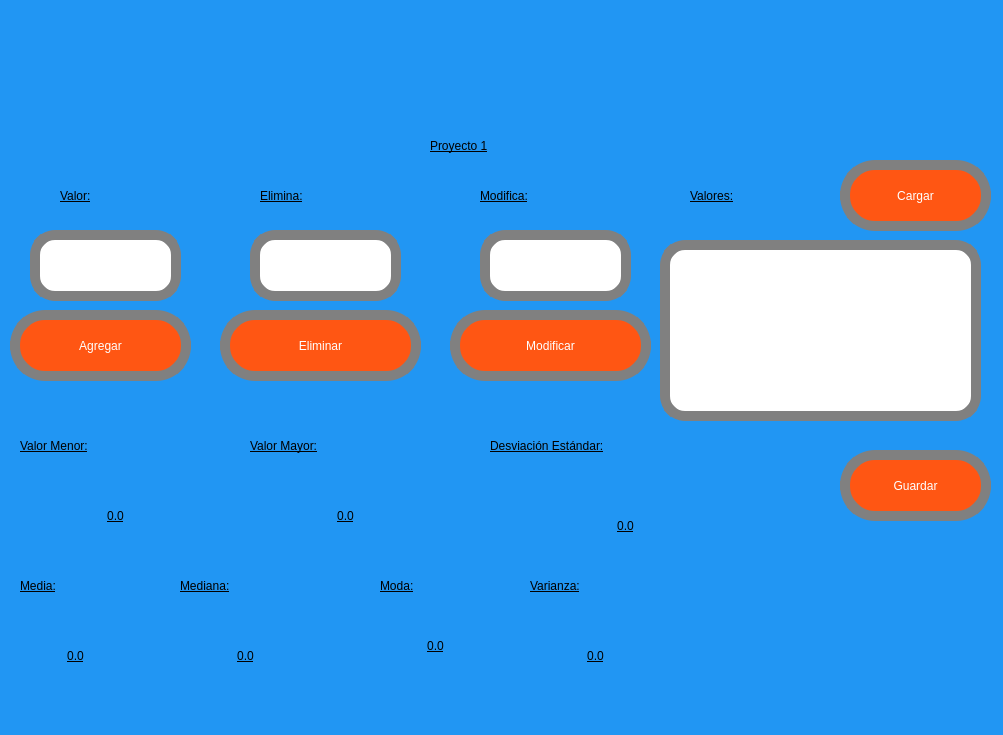
<?xml version="1.0" encoding="UTF-8"?>
<ui version="4.0">
 <class>MainWindow</class>
 <widget class="QMainWindow" name="MainWindow">
  <property name="geometry">
   <rect>
    <x>0</x>
    <y>0</y>
    <width>1003</width>
    <height>735</height>
   </rect>
  </property>
  <property name="font">
   <font>
    <pointsize>1</pointsize>
   </font>
  </property>
  <property name="windowTitle">
   <string>MainWindow</string>
  </property>
  <property name="styleSheet">
   <string notr="true">background-color:rgb(33, 150, 243)</string>
  </property>
  <widget class="QWidget" name="centralwidget">
   <widget class="QLabel" name="lbl_imagenUat">
    <property name="geometry">
     <rect>
      <x>60</x>
      <y>0</y>
      <width>331</width>
      <height>121</height>
     </rect>
    </property>
    <property name="styleSheet">
     <string notr="true"/>
    </property>
    <property name="text">
     <string/>
    </property>
    <property name="pixmap">
     <pixmap resource="../../Archivos/Recursos.qrc">:/Logos/log_uat_nuevo.png</pixmap>
    </property>
    <property name="scaledContents">
     <bool>true</bool>
    </property>
   </widget>
   <widget class="QLabel" name="lbl_imagenFi">
    <property name="geometry">
     <rect>
      <x>740</x>
      <y>0</y>
      <width>211</width>
      <height>141</height>
     </rect>
    </property>
    <property name="styleSheet">
     <string notr="true"/>
    </property>
    <property name="text">
     <string/>
    </property>
    <property name="pixmap">
     <pixmap resource="../../Archivos/Recursos.qrc">:/Logos/FIT_logo_vertical.png</pixmap>
    </property>
    <property name="scaledContents">
     <bool>true</bool>
    </property>
   </widget>
   <widget class="QLabel" name="lbl_imagenGatos">
    <property name="geometry">
     <rect>
      <x>700</x>
      <y>510</y>
      <width>311</width>
      <height>171</height>
     </rect>
    </property>
    <property name="styleSheet">
     <string notr="true"/>
    </property>
    <property name="text">
     <string/>
    </property>
    <property name="pixmap">
     <pixmap resource="../../Archivos/Recursos.qrc">:/Images/Gatos.png</pixmap>
    </property>
    <property name="scaledContents">
     <bool>true</bool>
    </property>
   </widget>
   <widget class="QPushButton" name="btn_Guardar">
    <property name="geometry">
     <rect>
      <x>10</x>
      <y>310</y>
      <width>181</width>
      <height>71</height>
     </rect>
    </property>
    <property name="styleSheet">
     <string notr="true">background-color:rgb(255, 86, 19);
font: 20pt &quot;Forte&quot;;
color:rgb(255, 255, 255);
border-radius:35px;
border:10px solid grey;
</string>
    </property>
    <property name="text">
     <string>Agregar</string>
    </property>
   </widget>
   <widget class="QLabel" name="lbl_Modifica">
    <property name="geometry">
     <rect>
      <x>480</x>
      <y>170</y>
      <width>161</width>
      <height>51</height>
     </rect>
    </property>
    <property name="styleSheet">
     <string notr="true">
text-decoration: underline;
font: 20pt &quot;Forte&quot;;
color:rgb(0, 0, 0)
</string>
    </property>
    <property name="text">
     <string>Modifica:</string>
    </property>
   </widget>
   <widget class="QLabel" name="lbl_DesEst">
    <property name="geometry">
     <rect>
      <x>490</x>
      <y>420</y>
      <width>311</width>
      <height>51</height>
     </rect>
    </property>
    <property name="styleSheet">
     <string notr="true">
text-decoration: underline;
font: 20pt &quot;Forte&quot;;
color:rgb(0, 0, 0)
</string>
    </property>
    <property name="text">
     <string>Desviación Estándar:</string>
    </property>
   </widget>
   <widget class="QLabel" name="lbl_VMenor">
    <property name="geometry">
     <rect>
      <x>20</x>
      <y>420</y>
      <width>201</width>
      <height>51</height>
     </rect>
    </property>
    <property name="styleSheet">
     <string notr="true">
text-decoration: underline;
font: 20pt &quot;Forte&quot;;
color:rgb(0, 0, 0)
</string>
    </property>
    <property name="text">
     <string>Valor Menor:</string>
    </property>
   </widget>
   <widget class="QPushButton" name="btn_Modificar">
    <property name="geometry">
     <rect>
      <x>450</x>
      <y>310</y>
      <width>201</width>
      <height>71</height>
     </rect>
    </property>
    <property name="styleSheet">
     <string notr="true">background-color:rgb(255, 86, 19);
font: 20pt &quot;Forte&quot;;
color:rgb(255, 255, 255);
border-radius:35px;
border:10px solid grey;
</string>
    </property>
    <property name="text">
     <string>Modificar</string>
    </property>
   </widget>
   <widget class="QLabel" name="lbl_VMe">
    <property name="geometry">
     <rect>
      <x>60</x>
      <y>490</y>
      <width>111</width>
      <height>51</height>
     </rect>
    </property>
    <property name="styleSheet">
     <string notr="true">
text-decoration: underline;
font: 20pt &quot;Forte&quot;;
color:rgb(0, 0, 0)
</string>
    </property>
    <property name="text">
     <string>0.0</string>
    </property>
    <property name="alignment">
     <set>Qt::AlignCenter</set>
    </property>
   </widget>
   <widget class="QLabel" name="lbl_Mediana_2">
    <property name="geometry">
     <rect>
      <x>190</x>
      <y>630</y>
      <width>111</width>
      <height>51</height>
     </rect>
    </property>
    <property name="styleSheet">
     <string notr="true">
text-decoration: underline;
font: 20pt &quot;Forte&quot;;
color:rgb(0, 0, 0)
</string>
    </property>
    <property name="text">
     <string>0.0</string>
    </property>
    <property name="alignment">
     <set>Qt::AlignCenter</set>
    </property>
   </widget>
   <widget class="QLabel" name="lbl_VMayor">
    <property name="geometry">
     <rect>
      <x>250</x>
      <y>420</y>
      <width>201</width>
      <height>51</height>
     </rect>
    </property>
    <property name="styleSheet">
     <string notr="true">
text-decoration: underline;
font: 20pt &quot;Forte&quot;;
color:rgb(0, 0, 0)
</string>
    </property>
    <property name="text">
     <string>Valor Mayor:</string>
    </property>
   </widget>
   <widget class="QLabel" name="lbl_Elimina">
    <property name="geometry">
     <rect>
      <x>260</x>
      <y>170</y>
      <width>131</width>
      <height>51</height>
     </rect>
    </property>
    <property name="styleSheet">
     <string notr="true">
text-decoration: underline;
font: 20pt &quot;Forte&quot;;
color:rgb(0, 0, 0)
</string>
    </property>
    <property name="text">
     <string>Elimina:</string>
    </property>
   </widget>
   <widget class="QLineEdit" name="txt_Valor">
    <property name="geometry">
     <rect>
      <x>30</x>
      <y>230</y>
      <width>151</width>
      <height>71</height>
     </rect>
    </property>
    <property name="contextMenuPolicy">
     <enum>Qt::PreventContextMenu</enum>
    </property>
    <property name="whatsThis">
     <string/>
    </property>
    <property name="styleSheet">
     <string notr="true">background-color:rgb(255, 255, 255);
color:rgb(0, 0, 0);
border-radius:25px;
border:10px solid grey;
font: 75 16pt &quot;MS Shell Dlg 2&quot;;
</string>
    </property>
    <property name="text">
     <string/>
    </property>
    <property name="maxLength">
     <number>32774</number>
    </property>
    <property name="cursorPosition">
     <number>0</number>
    </property>
    <property name="dragEnabled">
     <bool>false</bool>
    </property>
    <property name="readOnly">
     <bool>false</bool>
    </property>
    <property name="clearButtonEnabled">
     <bool>false</bool>
    </property>
   </widget>
   <widget class="QLineEdit" name="txt_Elimina">
    <property name="geometry">
     <rect>
      <x>250</x>
      <y>230</y>
      <width>151</width>
      <height>71</height>
     </rect>
    </property>
    <property name="contextMenuPolicy">
     <enum>Qt::PreventContextMenu</enum>
    </property>
    <property name="whatsThis">
     <string/>
    </property>
    <property name="styleSheet">
     <string notr="true">background-color:rgb(255, 255, 255);
color:rgb(0, 0, 0);
border-radius:25px;
border:10px solid grey;
font: 75 16pt &quot;MS Shell Dlg 2&quot;;
</string>
    </property>
    <property name="text">
     <string/>
    </property>
    <property name="maxLength">
     <number>32774</number>
    </property>
    <property name="cursorPosition">
     <number>0</number>
    </property>
    <property name="dragEnabled">
     <bool>false</bool>
    </property>
    <property name="readOnly">
     <bool>false</bool>
    </property>
    <property name="clearButtonEnabled">
     <bool>false</bool>
    </property>
   </widget>
   <widget class="QLabel" name="lbl_DE">
    <property name="geometry">
     <rect>
      <x>570</x>
      <y>500</y>
      <width>111</width>
      <height>51</height>
     </rect>
    </property>
    <property name="styleSheet">
     <string notr="true">
text-decoration: underline;
font: 20pt &quot;Forte&quot;;
color:rgb(0, 0, 0)
</string>
    </property>
    <property name="text">
     <string>0.0</string>
    </property>
    <property name="alignment">
     <set>Qt::AlignCenter</set>
    </property>
   </widget>
   <widget class="QPushButton" name="btn_Cargar">
    <property name="geometry">
     <rect>
      <x>840</x>
      <y>160</y>
      <width>151</width>
      <height>71</height>
     </rect>
    </property>
    <property name="styleSheet">
     <string notr="true">background-color:rgb(255, 86, 19);
font: 20pt &quot;Forte&quot;;
color:rgb(255, 255, 255);
border-radius:35px;
border:10px solid grey;
</string>
    </property>
    <property name="text">
     <string>Cargar</string>
    </property>
   </widget>
   <widget class="QLabel" name="lbl_Titulo">
    <property name="geometry">
     <rect>
      <x>430</x>
      <y>120</y>
      <width>171</width>
      <height>51</height>
     </rect>
    </property>
    <property name="styleSheet">
     <string notr="true">
text-decoration: underline;
font: 20pt &quot;Forte&quot;;
color:rgb(0, 0, 0)
</string>
    </property>
    <property name="text">
     <string>Proyecto 1</string>
    </property>
   </widget>
   <widget class="QLabel" name="lbl_Mediana">
    <property name="geometry">
     <rect>
      <x>180</x>
      <y>560</y>
      <width>161</width>
      <height>51</height>
     </rect>
    </property>
    <property name="styleSheet">
     <string notr="true">
text-decoration: underline;
font: 20pt &quot;Forte&quot;;
color:rgb(0, 0, 0)
</string>
    </property>
    <property name="text">
     <string>Mediana:</string>
    </property>
   </widget>
   <widget class="QLabel" name="lbl_Valores">
    <property name="geometry">
     <rect>
      <x>690</x>
      <y>170</y>
      <width>141</width>
      <height>51</height>
     </rect>
    </property>
    <property name="styleSheet">
     <string notr="true">
text-decoration: underline;
font: 20pt &quot;Forte&quot;;
color:rgb(0, 0, 0)
</string>
    </property>
    <property name="text">
     <string>Valores:</string>
    </property>
   </widget>
   <widget class="QLabel" name="lbl_Media_2">
    <property name="geometry">
     <rect>
      <x>20</x>
      <y>630</y>
      <width>111</width>
      <height>51</height>
     </rect>
    </property>
    <property name="styleSheet">
     <string notr="true">
text-decoration: underline;
font: 20pt &quot;Forte&quot;;
color:rgb(0, 0, 0)
</string>
    </property>
    <property name="text">
     <string>0.0</string>
    </property>
    <property name="alignment">
     <set>Qt::AlignCenter</set>
    </property>
   </widget>
   <widget class="QLabel" name="lbl_Media">
    <property name="geometry">
     <rect>
      <x>20</x>
      <y>560</y>
      <width>111</width>
      <height>51</height>
     </rect>
    </property>
    <property name="styleSheet">
     <string notr="true">
text-decoration: underline;
font: 20pt &quot;Forte&quot;;
color:rgb(0, 0, 0)
</string>
    </property>
    <property name="text">
     <string>Media:</string>
    </property>
   </widget>
   <widget class="QLineEdit" name="txt_Modifica">
    <property name="geometry">
     <rect>
      <x>480</x>
      <y>230</y>
      <width>151</width>
      <height>71</height>
     </rect>
    </property>
    <property name="contextMenuPolicy">
     <enum>Qt::PreventContextMenu</enum>
    </property>
    <property name="whatsThis">
     <string/>
    </property>
    <property name="styleSheet">
     <string notr="true">background-color:rgb(255, 255, 255);
color:rgb(0, 0, 0);
border-radius:25px;
border:10px solid grey;
font: 75 16pt &quot;MS Shell Dlg 2&quot;;
</string>
    </property>
    <property name="text">
     <string/>
    </property>
    <property name="maxLength">
     <number>32774</number>
    </property>
    <property name="cursorPosition">
     <number>0</number>
    </property>
    <property name="dragEnabled">
     <bool>false</bool>
    </property>
    <property name="readOnly">
     <bool>false</bool>
    </property>
    <property name="clearButtonEnabled">
     <bool>false</bool>
    </property>
   </widget>
   <widget class="QPushButton" name="btn_Eliminar">
    <property name="geometry">
     <rect>
      <x>220</x>
      <y>310</y>
      <width>201</width>
      <height>71</height>
     </rect>
    </property>
    <property name="styleSheet">
     <string notr="true">background-color:rgb(255, 86, 19);
font: 20pt &quot;Forte&quot;;
color:rgb(255, 255, 255);
border-radius:35px;
border:10px solid grey;
</string>
    </property>
    <property name="text">
     <string>Eliminar</string>
    </property>
   </widget>
   <widget class="QLabel" name="lbl_Moda_2">
    <property name="geometry">
     <rect>
      <x>380</x>
      <y>620</y>
      <width>111</width>
      <height>51</height>
     </rect>
    </property>
    <property name="styleSheet">
     <string notr="true">
text-decoration: underline;
font: 20pt &quot;Forte&quot;;
color:rgb(0, 0, 0)
</string>
    </property>
    <property name="text">
     <string>0.0</string>
    </property>
    <property name="alignment">
     <set>Qt::AlignCenter</set>
    </property>
   </widget>
   <widget class="QLabel" name="lbl_Valor">
    <property name="geometry">
     <rect>
      <x>60</x>
      <y>170</y>
      <width>101</width>
      <height>51</height>
     </rect>
    </property>
    <property name="styleSheet">
     <string notr="true">
text-decoration: underline;
font: 20pt &quot;Forte&quot;;
color:rgb(0, 0, 0)
</string>
    </property>
    <property name="text">
     <string>Valor:</string>
    </property>
   </widget>
   <widget class="QLabel" name="lbl_Moda">
    <property name="geometry">
     <rect>
      <x>380</x>
      <y>560</y>
      <width>121</width>
      <height>51</height>
     </rect>
    </property>
    <property name="styleSheet">
     <string notr="true">
text-decoration: underline;
font: 20pt &quot;Forte&quot;;
color:rgb(0, 0, 0)
</string>
    </property>
    <property name="text">
     <string>Moda:</string>
    </property>
   </widget>
   <widget class="QLabel" name="lbl_VMa">
    <property name="geometry">
     <rect>
      <x>290</x>
      <y>490</y>
      <width>111</width>
      <height>51</height>
     </rect>
    </property>
    <property name="styleSheet">
     <string notr="true">
text-decoration: underline;
font: 20pt &quot;Forte&quot;;
color:rgb(0, 0, 0)
</string>
    </property>
    <property name="text">
     <string>0.0</string>
    </property>
    <property name="alignment">
     <set>Qt::AlignCenter</set>
    </property>
   </widget>
   <widget class="QPushButton" name="btn_Save">
    <property name="geometry">
     <rect>
      <x>840</x>
      <y>450</y>
      <width>151</width>
      <height>71</height>
     </rect>
    </property>
    <property name="styleSheet">
     <string notr="true">background-color:rgb(255, 86, 19);
font: 20pt &quot;Forte&quot;;
color:rgb(255, 255, 255);
border-radius:35px;
border:10px solid grey;
</string>
    </property>
    <property name="text">
     <string>Guardar</string>
    </property>
   </widget>
   <widget class="QTextEdit" name="txt_Valores">
    <property name="geometry">
     <rect>
      <x>660</x>
      <y>240</y>
      <width>321</width>
      <height>181</height>
     </rect>
    </property>
    <property name="styleSheet">
     <string notr="true">background-color:rgb(255, 255, 255);
color:rgb(0, 0, 0);
border-radius:25px;
border:10px solid grey;
font: 75 16pt &quot;MS Shell Dlg 2&quot;;
</string>
    </property>
    <property name="html">
     <string>&lt;!DOCTYPE HTML PUBLIC &quot;-//W3C//DTD HTML 4.0//EN&quot; &quot;http://www.w3.org/TR/REC-html40/strict.dtd&quot;&gt;
&lt;html&gt;&lt;head&gt;&lt;meta name=&quot;qrichtext&quot; content=&quot;1&quot; /&gt;&lt;style type=&quot;text/css&quot;&gt;
p, li { white-space: pre-wrap; }
&lt;/style&gt;&lt;/head&gt;&lt;body style=&quot; font-family:'MS Shell Dlg 2'; font-size:16pt; font-weight:72; font-style:normal;&quot;&gt;
&lt;p style=&quot;-qt-paragraph-type:empty; margin-top:0px; margin-bottom:0px; margin-left:0px; margin-right:0px; -qt-block-indent:0; text-indent:0px;&quot;&gt;&lt;br /&gt;&lt;/p&gt;&lt;/body&gt;&lt;/html&gt;</string>
    </property>
   </widget>
   <widget class="QLabel" name="lbl_Varianza_2">
    <property name="geometry">
     <rect>
      <x>540</x>
      <y>630</y>
      <width>111</width>
      <height>51</height>
     </rect>
    </property>
    <property name="styleSheet">
     <string notr="true">
text-decoration: underline;
font: 20pt &quot;Forte&quot;;
color:rgb(0, 0, 0)
</string>
    </property>
    <property name="text">
     <string>0.0</string>
    </property>
    <property name="alignment">
     <set>Qt::AlignCenter</set>
    </property>
   </widget>
   <widget class="QLabel" name="lbl_Varianza">
    <property name="geometry">
     <rect>
      <x>530</x>
      <y>560</y>
      <width>161</width>
      <height>51</height>
     </rect>
    </property>
    <property name="styleSheet">
     <string notr="true">
text-decoration: underline;
font: 20pt &quot;Forte&quot;;
color:rgb(0, 0, 0)
</string>
    </property>
    <property name="text">
     <string>Varianza:</string>
    </property>
   </widget>
  </widget>
  <widget class="QMenuBar" name="menubar">
   <property name="geometry">
    <rect>
     <x>0</x>
     <y>0</y>
     <width>1003</width>
     <height>26</height>
    </rect>
   </property>
  </widget>
  <widget class="QStatusBar" name="statusbar"/>
 </widget>
 <resources>
  <include location="../../Archivos/Recursos.qrc"/>
  <include location="../../Archivos/Recursos.qrc"/>
  <include location="../../Archivos/Recursos.qrc"/>
 </resources>
 <connections/>
</ui>
